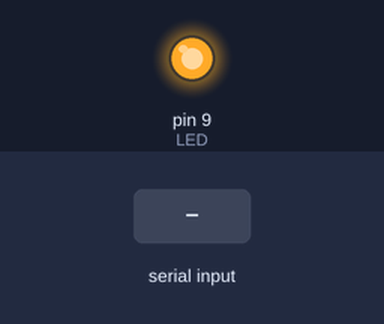
This sketch was run on a simulated Arduino Nano, built with avr-gcc and run on an emulated ATmega328P. On the bench: output pins drawn as LEDs (lit = HIGH). The test bench sets the inputs (shaded band). What the sketch prints to the serial monitor is not drawn.

Above: at 0.1 s.
At 3.2 s:
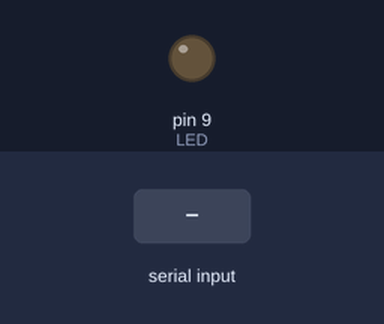
3.3 s: "1" received over Serial
Timing chart, 0 to 6.3 s (numbered marks = the images above; inputs shaded):
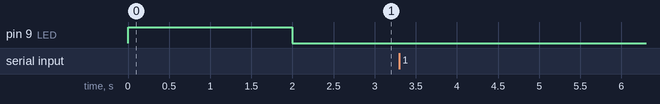

The sketch:

HC05_Transmitter.ino
```cpp
/*
    Name:       HC05_Transmitter.ino
    Created:	8/17/2018 4:32:52 PM
    Author:     THOR\bob
	Description:
		This program works with HC05_Receiver to perform a simple
		test of HC05 over Software Serial.
*/
#include <SoftwareSerial.h>
SoftwareSerial driver(3, 4);
#define LED 9
#define BUFF_SIZE 20
char buffer[BUFF_SIZE] = {};
int index = 0;

void setup()
{
	Serial.begin(115200);
	driver.begin(9600);
	Serial.println(F("Enter any text in Serial Monitor"));
	clearBuffer();

	pinMode(LED, OUTPUT);
	digitalWrite(LED, HIGH);
	delay(2000);
	digitalWrite(LED, LOW);
}

void loop()
{
	if (Serial.available()) {
		digitalWrite(LED, HIGH);
		while (Serial.available()) {
			char data = Serial.read();
			if (data >= 0x20) {
				if (index == BUFF_SIZE -1) {
					writeBuffer();
					Serial.println();
				}
				buffer[index++] = data;
				buffer[index] = 0x00;
				Serial.print(data);
			}
		}
		writeBuffer();
		digitalWrite(LED, LOW);
	}

	delay(100);
}

void writeBuffer() {
	int len = driver.write(buffer);
	Serial.println();
	Serial.print(len);
	Serial.print(':');
	Serial.println(buffer);
	clearBuffer();
}

void clearBuffer() {
	for (int i = 0; i < BUFF_SIZE; i++) {
		buffer[i] = 0x00;
	}
	index = 0;
}
```
